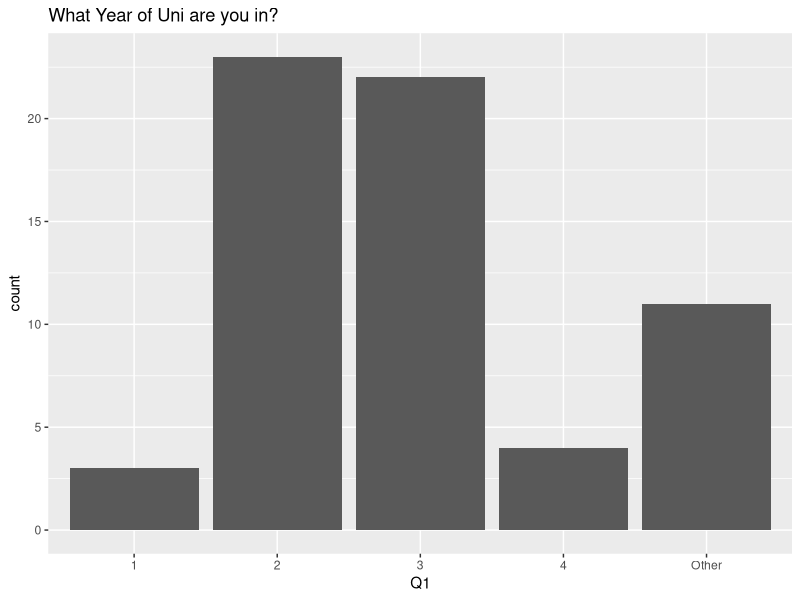
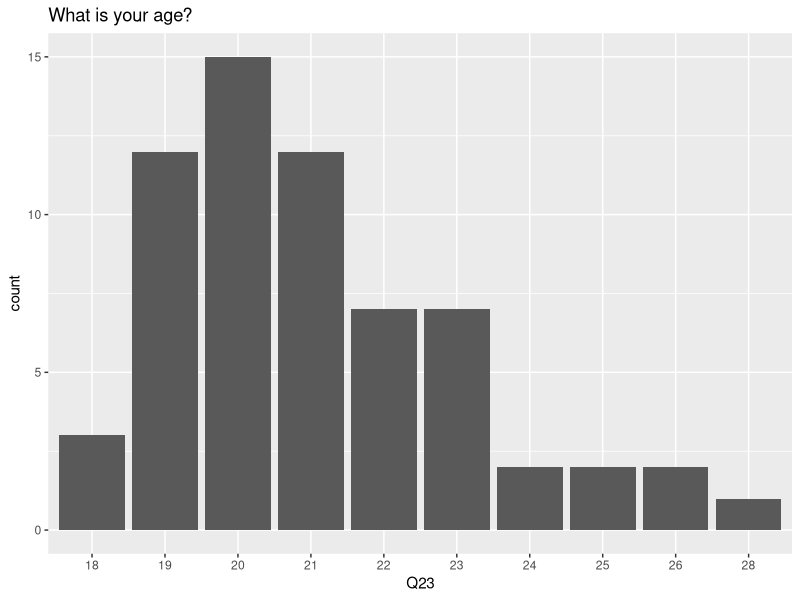
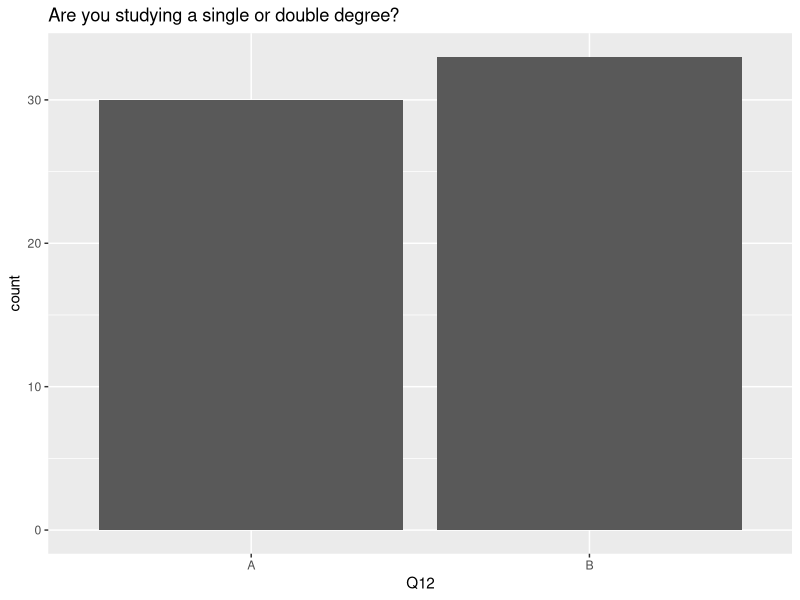
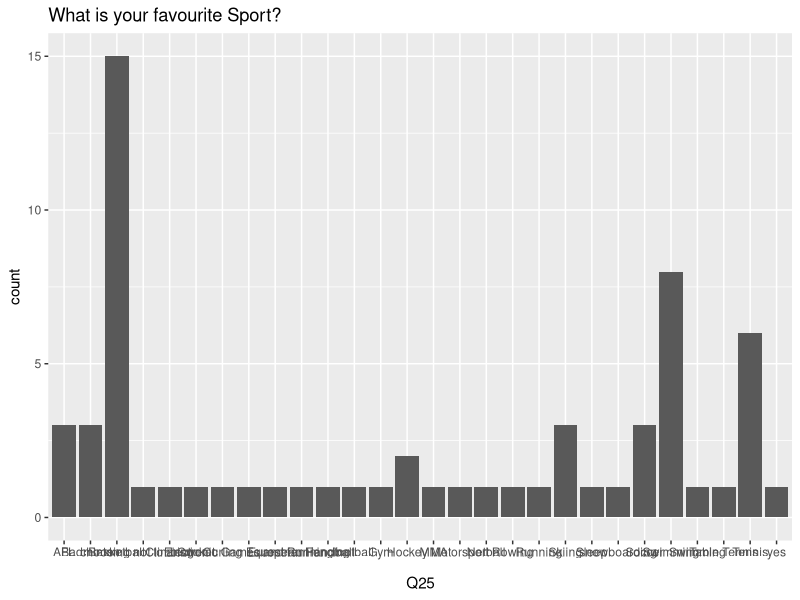
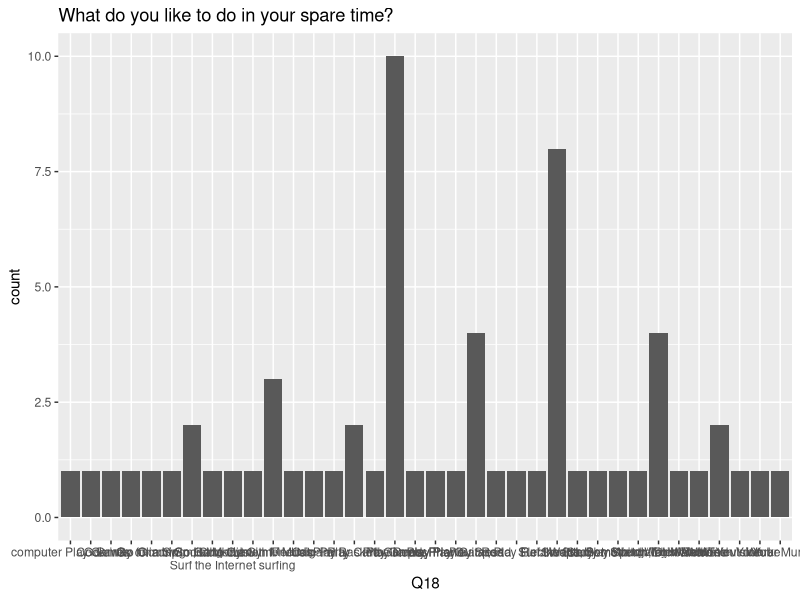

Write the R code that produced these figures, in order.
## ---- chunk 1
knitr::opts_chunk$set(echo = TRUE)
## ---- chunk 2
library(tidyverse)
library(stringr)
survey <- read_csv("survey.csv", na = c("n/a", "NA")) %>%
  filter(id != 64)
## ---- chunk 3
survey <- survey %>% 
  mutate(Q1 = sub("A", "1", Q1)) %>%
  mutate(Q1 = sub("B", "2", Q1)) %>%
  mutate(Q1 = sub("C", "3", Q1)) %>%
  mutate(Q1 = sub("D", "4", Q1)) %>%
  mutate(Q1 = sub("E", "Other", Q1))
## ---- chunk 4
survey <- survey %>% 
  mutate(Q2 = sub("1/2", "0.5", Q2)) %>%
  mutate(Q2 = sub(" hours", "", Q2)) %>%
  mutate(Q2 = sub("\n", "", Q2)) %>%
  mutate(Q2 = sub("hrs", "", Q2)) %>%
  mutate(Q2 = sub("HOUR", "", Q2)) %>%
  mutate(Q2 = sub("4/7", "0.57", Q2)) %>%
  mutate(Q2 = sub("three times", "", Q2)) %>%
  mutate(Q2 = sub(" ( to uni)", "", Q2)) %>%
  mutate(Q2 = as.numeric(Q2))
## ---- chunk 5
survey <- survey %>% 
  mutate(Q4 = str_to_lower(Q4)) %>%
  mutate(Q4 = sub("-", "", Q4)) %>%
  mutate(Q4 = sub("rnb", "r&b", Q4)) %>%
  mutate(Q4 = sub("pop music", "pop", Q4)) %>%
  mutate(Q4 = sub("popular", "pop", Q4)) %>%
  mutate(Q4 = sub("country music", "country", Q4)) %>%
  mutate(Q4 = sub("alt rock", "alternative rock", Q4)) %>%
  mutate(Q4 = sub("hiphop", "hip hop", Q4)) %>%  
  mutate(Q4 = sub("hippop", "hip hop", Q4)) %>%
  mutate(Q4 = sub("rock and/or roll", "rock", Q4)) %>%
  mutate(Q4 = na_if(Q4, "")) %>%
  mutate(Q4 = na_if(Q4, "anything")) %>%
  mutate(Q4 = na_if(Q4, "depression")) %>%
  mutate(Q4 = na_if(Q4, "music"))
## ---- chunk 6
survey <- survey %>% 
  mutate(Q5 = sub("HOURS", "", Q5)) %>%
  mutate(Q5 = sub("hrs", "", Q5)) %>%
  mutate(Q5 = sub(" hours", "", Q5)) %>%
  mutate(Q5 = sub(" Hours", "", Q5)) %>%
  mutate(Q5 = na_if(Q5, "Choosing not to answer")) %>%
  mutate(Q5 = as.numeric(Q5))
## ---- chunk 7
survey <- survey %>% 
  mutate(Q6 = str_to_lower(Q6)) %>%
  mutate(Q6 = sub("can go to wherever i want in any time", "time travel", Q6)) %>%
  mutate(Q6 = sub("control time", "time control", Q6)) %>%
  mutate(Q6 = sub("dig big holes with my hands", "dig big holes", Q6)) %>%
  mutate(Q6 = sub("to never have to sleep", "not needing sleep", Q6)) %>%
  mutate(Q6 = sub("flying", "fly", Q6)) %>%
  mutate(Q6 = sub("flight", "fly", Q6)) %>%
  mutate(Q6 = sub("forecast the future", "forecasting", Q6)) %>%
  mutate(Q6 = sub("freeze time", "time control", Q6)) %>%
  mutate(Q6 = sub("time", "time control", Q6)) %>%
  mutate(Q6 = sub("time-reverse", "time control", Q6)) %>%
  mutate(Q6 = sub("go back to a past time", "time travel", Q6)) %>%
  mutate(Q6 = sub("invisible", "invisibility", Q6)) %>%
  mutate(Q6 = sub("never forget", "memory", Q6)) %>%
  mutate(Q6 = sub("remember everything i saw", "memory", Q6)) %>%
  mutate(Q6 = sub("super-speed", "speed", Q6)) %>%
  mutate(Q6 = sub("teleporting", "teleportation", Q6)) %>%
  mutate(Q6 = na_if(Q6, "have another super power")) %>%
  mutate(Q6 = na_if(Q6, "i don't need any super power.")) %>%
  mutate(Q6 = na_if(Q6, "nothing")) %>%
  mutate(Q6 = na_if(Q6, ""))
## ---- chunk 8
survey <- survey %>% 
  mutate(Q9 = str_to_lower(Q9)) %>%
  mutate(Q9 = sub("i do not watch television.", "none", Q9)) %>%
  mutate(Q9 = sub("i don't watch television.", "none", Q9)) %>%
  mutate(Q9 = sub("i don't watch television", "none", Q9)) %>%
  mutate(Q9 = sub("don't watch television", "none", Q9)) %>%
  mutate(Q9 = sub("i don't watch tv", "none", Q9)) %>% 
  mutate(Q9 = sub("i don't", "none", Q9)) %>%
  mutate(Q9 = sub("dont watch tv", "none", Q9)) %>% 
  mutate(Q9 = sub("dont watch", "none", Q9)) %>%
  mutate(Q9 = sub("no idea", "none", Q9)) %>% 
  mutate(Q9 = sub("no television", "none", Q9)) %>%
  mutate(Q9 = sub("non$", "none", Q9)) %>%
  mutate(Q9 = sub("nothing", "none", Q9)) %>%
  mutate(Q9 = sub("crunchyroll", "internet", Q9)) %>%
  mutate(Q9 = sub("hdonline.is", "internet", Q9)) %>%
  mutate(Q9 = sub("pc", "internet", Q9)) %>%
  mutate(Q9 = sub("phone", "internet", Q9)) %>%
  mutate(Q9 = sub("stream.tv", "internet", Q9)) %>%
  mutate(Q9 = sub("watchseries", "internet", Q9)) %>%
  mutate(Q9 = sub("\\...", "", Q9)) %>%
  mutate(Q9 = sub(" & stan", "", Q9)) %>%
  mutate(Q9 = sub(", netflix", "", Q9)) %>%
  mutate(Q9 = na_if(Q9, "reality show"))
## ---- chunk 9
survey <- survey %>% 
  mutate(Q10 = as.numeric(Q10))
## ---- chunk 10
survey <- survey %>% 
  mutate(Q13 = sub("\\$", "", Q13)) %>%
  mutate(Q13 = sub(" dollars", "", Q13))
## ---- chunk 11
survey <- survey %>% 
  mutate(Q14 = sub("A", "0", Q14)) %>%
  mutate(Q14 = sub("B", "1", Q14)) %>%
  mutate(Q14 = sub("C", "2", Q14)) %>%
  mutate(Q14 = sub("D", "3", Q14)) %>%
  mutate(Q14 = sub("E", "4", Q14)) %>%
  mutate(Q14 = sub("F", "5", Q14))%>%
  mutate(Q14 = sub("G", "more than 5", Q14))
## ---- chunk 12
survey <- survey %>%
  mutate(Q15 = sub("A", "Cucumbers", Q15))%>%
  mutate(Q15 = sub("B", "Carrots", Q15))%>%
  mutate(Q15 = sub("C", "Neither", Q15))
## ---- chunk 13
survey <- survey %>%
  mutate(Q17 = sub("A", "Yes", Q17))%>%
  mutate(Q17 = sub("B", "No", Q17))
## ---- chunk 14
survey <- survey %>%
  mutate(Q18 = str_to_lower(Q18)) %>%
  mutate(Q18 = sub("party", "Party", Q18)) %>%
   mutate(Q18 = sub("listen to music", "Listen to Music", Q18))%>%
  mutate(Q18 = sub("sport", "Play Sport", Q18))%>%
  mutate(Q18 = sub("origami", "Origami", Q18))%>%
  mutate(Q18 = sub("basketball", "Play Basketball", Q18))%>%
  mutate(Q18 = sub("sleep", "Sleep", Q18))%>%
  mutate(Q18 = sub("watch youtube", "Watch Youtube", Q18))%>%
  mutate(Q18 = sub("tv", "Watch Television", Q18))%>%
  mutate(Q18 = sub("gym", "Go to the Gym", Q18))%>%
  mutate(Q18 = sub("watch vedio", "Watch Vedio", Q18))%>%
  mutate(Q18 = sub("stretch", "Stretch", Q18))%>%
  mutate(Q18 = sub("internet", "Surf the Internet", Q18))%>%
  mutate(Q18 = sub("water", "Drink Water", Q18))%>%
  mutate(Q18 = sub("cook", "Cook", Q18))%>%
  mutate(Q18 = sub("youtube", "Watch Youtube", Q18))%>%
  mutate(Q18 = sub("relax", "Relax", Q18))%>%
  mutate(Q18 = sub("card games", "Play Card Games", Q18))%>%
  mutate(Q18 = sub("gaming", "Play Games", Q18))%>%
  mutate(Q18 = sub("to listen music", "Listen to Music", Q18))%>%
  mutate(Q18 = sub("training my aim in different fps games.", "Play Games", Q18))%>%
  mutate(Q18 = sub("climbing", "Go Climbing", Q18))%>%
  mutate(Q18 = sub("read", "Read", Q18))%>%
  mutate(Q18 = sub("play games", "Play Games", Q18))%>%
  mutate(Q18 = sub("social media", "Go on Social Media", Q18))%>%
  mutate(Q18 = sub("video game", "Play Games", Q18))%>%
  mutate(Q18 = sub("drink", "Drink", Q18))%>%
  mutate(Q18 = sub("watch tv", "Watch Television", Q18))%>%
  mutate(Q18 = sub("games", "Play Games", Q18))%>%
  mutate(Q18 = sub("computer games", "Play Games", Q18))%>%
  mutate(Q18 = sub("study", "Study", Q18))%>%
  mutate(Q18 = sub("instagram", "Go on Social Media", Q18))%>%
  mutate(Q18 = sub("game", "Play Games", Q18))%>%
  mutate(Q18 = sub("league of legends", "Play Games", Q18))%>%
  mutate(Q18 = sub("the office", "Watch Television", Q18))%>%
  mutate(Q18 = sub("play guitar", "Play Guitar", Q18))%>%
  mutate(Q18 = sub("electronics", "Play Electronics", Q18))%>%
  mutate(Q18 = sub("this is us and cry", "Watch Television", Q18))%>%
  mutate(Q18 = sub("swim", "Go for a Swim", Q18))%>%
  mutate(Q18 = sub("have a trip", "Go away on a trip", Q18))%>%
  mutate(Q18 = sub("piano", "Play Piano", Q18))%>%
  mutate(Q18 = sub("play video games", "Play Games", Q18))%>%
  mutate(Q18 = sub("study more", "Study", Q18))%>%
  mutate(Q18 = sub("listen music", "Listen to Music", Q18))%>%
  mutate(Q18 = sub("watch something", "Watch Something", Q18))%>%
  mutate(Q18 = sub("light exercise", "Light Exercise", Q18))%>%
  mutate(Q18 = sub("play my phone", "Play on my Phone", Q18))%>%
  mutate(Q18 = sub("work", "Work", Q18))%>%
  mutate(Q18 = sub("hang out with friends", "Hang out with Friends", Q18))%>%
  mutate(Q18 = sub("meditate", "Meditate", Q18))%>%
  mutate(Q18 = sub("your mum", "Your Mum", Q18))%>%
  mutate(Q18 = na_if(Q18, ""))
## ---- chunk 15
survey <- survey %>%
  mutate(Q19 = sub("A", "Windows", Q19))%>%
  mutate(Q19 = sub("B", "Mac", Q19))%>%
  mutate(Q19 = sub("C", "Linux", Q19))%>%
  mutate(Q19 = sub("D", "Other", Q19))
## ---- chunk 16
survey <- survey %>%
  mutate(Q21 = sub("7;30", "7.3", Q21))
## ---- chunk 17
survey <- survey %>%
  mutate(Q22 = sub("days", "", Q22))%>%
  mutate(Q22 = na_if(Q22, ""))
## ---- chunk 18
survey <- survey %>%
  mutate(Q23 = sub("1997", "21", Q23))%>%
  mutate(Q23 = sub("XXI", "22", Q23))%>%
  mutate(Q23 = na_if(Q23, ""))
## ---- chunk 19
survey <- survey %>%
  mutate(Q24 = sub("I don't know", "",Q24))%>%
  mutate(Q24 = na_if(Q24, ""))
## ---- chunk 20
survey <- survey %>%
  mutate(Q25 = str_to_lower(Q25))%>%
  mutate(Q25 = sub("table tennis","Table Tennis", Q25))%>%
  mutate(Q25 = sub("tennis","Tennis", Q25))%>%
  mutate(Q25 = sub("basketball","Basketball", Q25))%>%
  mutate(Q25 = sub("hockey","Hockey", Q25))%>%
  mutate(Q25 = sub("swimming","Swimming", Q25))%>%
  mutate(Q25 = sub("skiing","Skiing", Q25))%>%
  mutate(Q25 = sub("badminton","Badminton", Q25))%>%
  mutate(Q25 = sub("mma","MMA", Q25))%>%
  mutate(Q25 = sub("sleep","Sleep", Q25))%>%
  mutate(Q25 = sub("fencing","Fencing", Q25))%>%
  mutate(Q25 = sub("electronic games","Electronic Games", Q25))%>%
  mutate(Q25 = sub("running","Running", Q25))%>%
  mutate(Q25 = sub("climbing","Climbing", Q25))%>%
  mutate(Q25 = sub("soccer","Soccer", Q25))%>%
  mutate(Q25 = sub("netball","Netball", Q25))%>%
  mutate(Q25 = sub("gym","Gym", Q25))%>%
  mutate(Q25 = sub("equestrian","Equestrian", Q25))%>%
  mutate(Q25 = sub("european handball","European Handball", Q25))%>%
  mutate(Q25 = sub("afl","AFL", Q25))%>%
  mutate(Q25 = sub("swim","Swimming", Q25))%>%
  mutate(Q25 = sub("rowing","Rowing", Q25))%>%
  mutate(Q25 = sub("cricket","Cricket", Q25))%>%
  mutate(Q25 = sub("motorsport","Motorsport", Q25))%>%
  mutate(Q25 = sub("curling","Curling", Q25))%>%
  mutate(Q25 = sub("Choosing not to answer","",Q25))%>%
  mutate(Q25 = sub("Yes","",Q25))%>%
  mutate(Q25 = na_if(Q25, ""))
## ---- chunk 21
survey <- survey %>%
  mutate(Q32 = str_to_lower(Q32))%>%
  mutate(Q32 = sub("spatula", "Spatula", Q32)) %>%
  mutate(Q32 = sub("knife", "Knife", Q32)) %>% 
  mutate(Q32 = sub("wok", "Wok", Q32)) %>%
  mutate(Q32 = sub("soup spoon", "Soup Spoon", Q32)) %>%
  mutate(Q32 = sub("fork", "Fork", Q32)) %>%
  mutate(Q32 = sub("pan", "Pan", Q32)) %>%
  mutate(Q32 = sub("ladle", "Ladle", Q32)) %>%
  mutate(Q32 = sub("tongs", "Tongs", Q32)) %>%
  mutate(Q32 = sub("pot", "Pot", Q32)) %>%
  mutate(Q32 = sub("whisk", "Whisk", Q32)) %>%
  mutate(Q32 = sub("spork", "Spork", Q32)) %>%
  mutate(Q32 = sub("none", "", Q32)) %>%
  mutate(Q32 = sub("grater", "Grater", Q32)) %>%
  mutate(Q32 = sub("someone can eat", "", Q32)) %>%
  mutate(Q32 = sub("refrigerator", "Refrigerator", Q32)) %>%
  mutate(Q32 = sub("spoon", "Spoon", Q32)) %>%
  mutate(Q32 = sub("sharper", "Sharper", Q32)) %>%
  mutate(Q32 = sub("chopsticks", "chopsticks", Q32)) %>%
  mutate(Q32 = sub("dish washer", "Dishwasher", Q32)) %>%
  mutate(Q32 = sub("coffee cup", "Coffee Cup", Q32)) %>%
  mutate(Q32 = sub("colander", "Colander", Q32)) %>%
  mutate(Q32 = sub("a", "", Q32)) %>%
  mutate(Q32 = sub("(s)", "", Q32)) %>%
  mutate(Q32 = sub("oven", "Oven", Q32)) %>%
  mutate(Q32 = sub("oven mitt", "Oven Mitt", Q32)) %>%
  mutate(Q32 = sub("coffee machine", "Coffee Machine", Q32)) %>%
  mutate(Q32 = sub("icecream scooper", "Icecream Scooper", Q32)) %>%
  mutate(Q32 = sub("ikea soup ladle", "IKEA Soup Ladle", Q32)) %>%
  mutate(Q32 = sub("that thing that cuts eggs", "That thing that cuts eggs", Q32)) %>%
  mutate(Q32 = na_if(Q32, ""))
## ---- chunk 22
ggplot(survey, aes(x= Q1))+ geom_bar() + ggtitle("What Year of Uni are you in?")
ggplot(survey, aes(x = Q23)) + geom_bar() + ggtitle("What is your age?")
ggplot(survey, aes(x = Q12)) + geom_bar() + ggtitle("Are you studying a single or double degree?")
ggplot(survey, aes(x = Q25)) + geom_bar() + ggtitle("What is your favourite Sport?")
ggplot(survey, aes(x = Q18)) + geom_bar() + ggtitle("What do you like to do in your spare time?")
